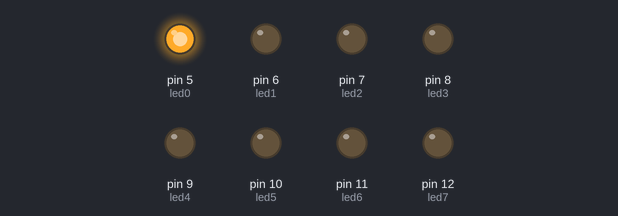
The sketch below on a simulated Arduino Uno, built with avr-gcc and run on an emulated ATmega328P. On the bench: output pins drawn as LEDs (lit = HIGH).

Above: at 0.05 s.
At 0.45 s:
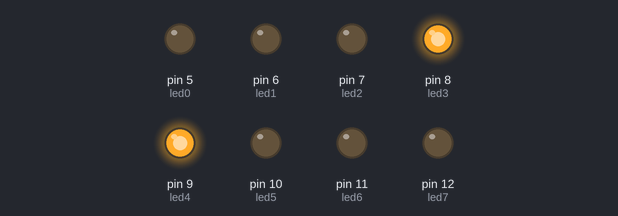
At 0.75 s:
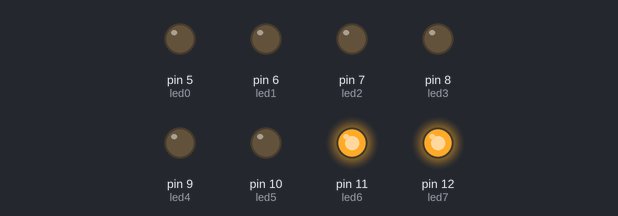
At 1.45 s:
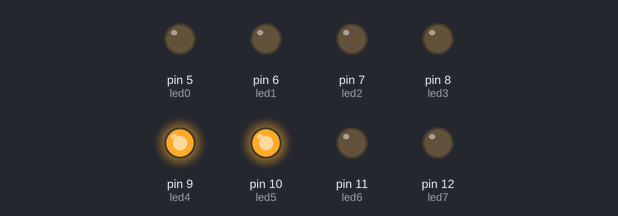
At 2.15 s:
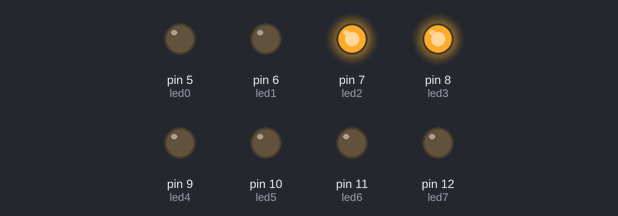
At 2.85 s:
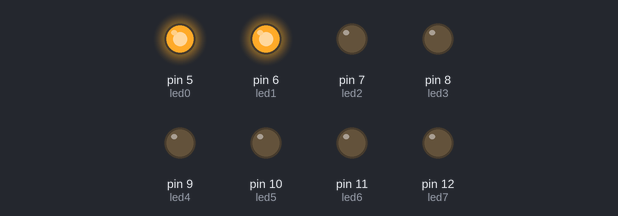
Timing chart, 0 to 3.1 s (numbered marks = the images above):
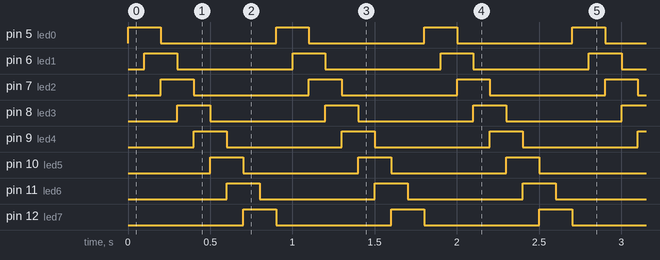

The sketch:

p5.ino
```cpp
const int led0 = 5;
const int led1 = 6;
const int led2 = 7;
const int led3 = 8;
const int led4 = 9;
const int led5 = 10;
const int led6 = 11;
const int led7 = 12;
unsigned long vel = 100;

void setup() {
  pinMode(led0, OUTPUT);     // definir el pin 5 com una sortida
  pinMode(led1, OUTPUT);     // definir el pin 6 com una sortida
  pinMode(led2, OUTPUT);     // definir el pin 7 com una sortida
  pinMode(led3, OUTPUT);     // definir el pin 8 com una sortida
  pinMode(led4, OUTPUT);     // definir el pin 9 com una sortida
  pinMode(led5, OUTPUT);     // definir el pin 10 com una sortida
  pinMode(led6, OUTPUT);     // definir el pin 11 com una sortida
  pinMode(led7, OUTPUT);     // definir el pin 12 com una sortida

}

void loop() {
  digitalWrite(led0, 1);    // posar a 5V el pin 5
  digitalWrite(led1,0);    // posar a 5V el pin 6
  digitalWrite(led2, 0);    // posar a 5V el pin 7
  digitalWrite(led3, 0);    // posar a 5V el pin 8
  digitalWrite(led4, 0);    // posar a 5V el pin 9
  digitalWrite(led5,0);    // posar a 5V el pin 10
  digitalWrite(led6, 0);    // posar a 5V el pin 11
  digitalWrite(led7, 0);    // posar a 5V el pin 12

  delay(vel);
  digitalWrite(led0, 1);    // posar a 5V el pin 5
  digitalWrite(led1,1);    // posar a 5V el pin 6
  digitalWrite(led2, 0);    // posar a 5V el pin 7
  digitalWrite(led3, 0);    // posar a 5V el pin 8
  digitalWrite(led4, 0);    // posar a 5V el pin 9
  digitalWrite(led5,0);    // posar a 5V el pin 10
  digitalWrite(led6, 0);    // posar a 5V el pin 11
  digitalWrite(led7, 0);    // posar a 5V el pin 12

  delay(vel);
    digitalWrite(led0, 0);    // posar a 5V el pin 5
  digitalWrite(led1,1);    // posar a 5V el pin 6
  digitalWrite(led2, 1);    // posar a 5V el pin 7
  digitalWrite(led3, 0);    // posar a 5V el pin 8
  digitalWrite(led4, 0);    // posar a 5V el pin 9
  digitalWrite(led5,0);   // posar a 5V el pin 10
  digitalWrite(led6, 0);    // posar a 5V el pin 11
  digitalWrite(led7, 0);    // posar a 5V el pin 12

  delay(vel);
    digitalWrite(led0, 0);    // posar a 5V el pin 5
  digitalWrite(led1,0);    // posar a 5V el pin 6
  digitalWrite(led2, 1);    // posar a 5V el pin 7
  digitalWrite(led3, 1);    // posar a 5V el pin 8
  digitalWrite(led4, 0);    // posar a 5V el pin 9
  digitalWrite(led5,0);    // posar a 5V el pin 10
  digitalWrite(led6, 0);    // posar a 5V el pin 11
  digitalWrite(led7, 0);    // posar a 5V el pin 12

  delay(vel);
  digitalWrite(led0, 0);    // posar a 5V el pin 5
  digitalWrite(led1,0);    // posar a 5V el pin 6
  digitalWrite(led2, 0);    // posar a 5V el pin 7
  digitalWrite(led3, 1);    // posar a 5V el pin 8
  digitalWrite(led4, 1);    // posar a 5V el pin 9
  digitalWrite(led5,0);    // posar a 5V el pin 10
  digitalWrite(led6, 0);    // posar a 5V el pin 11
  digitalWrite(led7, 0);    // posar a 5V el pin 12

  delay(vel);


  digitalWrite(led0, 0);    // posar a 5V el pin 5
  digitalWrite(led1,0);    // posar a 5V el pin 6
  digitalWrite(led2, 0);    // posar a 5V el pin 7
  digitalWrite(led3, 0);    // posar a 5V el pin 8
  digitalWrite(led4, 1);    // posar a 5V el pin 9
  digitalWrite(led5,1);    // posar a 5V el pin 10
  digitalWrite(led6, 0);    // posar a 5V el pin 11
  digitalWrite(led7, 0);    // posar a 5V el pin 12

  delay(vel);


  digitalWrite(led0, 0);    // posar a 5V el pin 5
  digitalWrite(led1,0);    // posar a 5V el pin 6
  digitalWrite(led2, 0);    // posar a 5V el pin 7
  digitalWrite(led3, 0);    // posar a 5V el pin 8
  digitalWrite(led4, 0);    // posar a 5V el pin 9
  digitalWrite(led5,1);    // posar a 5V el pin 10
  digitalWrite(led6, 1);    // posar a 5V el pin 11
  digitalWrite(led7, 0);    // posar a 5V el pin 12

  delay(vel);

  digitalWrite(led0, 0);    // posar a 5V el pin 5
  digitalWrite(led1,0);    // posar a 5V el pin 6
  digitalWrite(led2, 0);    // posar a 5V el pin 7
  digitalWrite(led3, 0);    // posar a 5V el pin 8
  digitalWrite(led4, 0);    // posar a 5V el pin 9
  digitalWrite(led5,0);    // posar a 5V el pin 10
  digitalWrite(led6, 1);    // posar a 5V el pin 11
  digitalWrite(led7, 1);    // posar a 5V el pin 12

  delay(vel);

    digitalWrite(led0, 0);    // posar a 5V el pin 5
  digitalWrite(led1,0);    // posar a 5V el pin 6
  digitalWrite(led2, 0);    // posar a 5V el pin 7
  digitalWrite(led3, 0);    // posar a 5V el pin 8
  digitalWrite(led4, 0);    // posar a 5V el pin 9
  digitalWrite(led5,0);    // posar a 5V el pin 10
  digitalWrite(led6, 0);    // posar a 5V el pin 11
  digitalWrite(led7, 1);    // posar a 5V el pin 12

  delay(vel);


}
```

Measured:
- by itself, pin 5 (led0), pin 6 (led1), pin 7 (led2), pin 8 (led3), pin 9 (led4), pin 10 (led5), pin 11 (led6), pin 12 (led7): alternates HIGH for 0.20 s and LOW for 0.70 s
- by itself, everything shown: repeats every 0.90 s, in 9 steps
